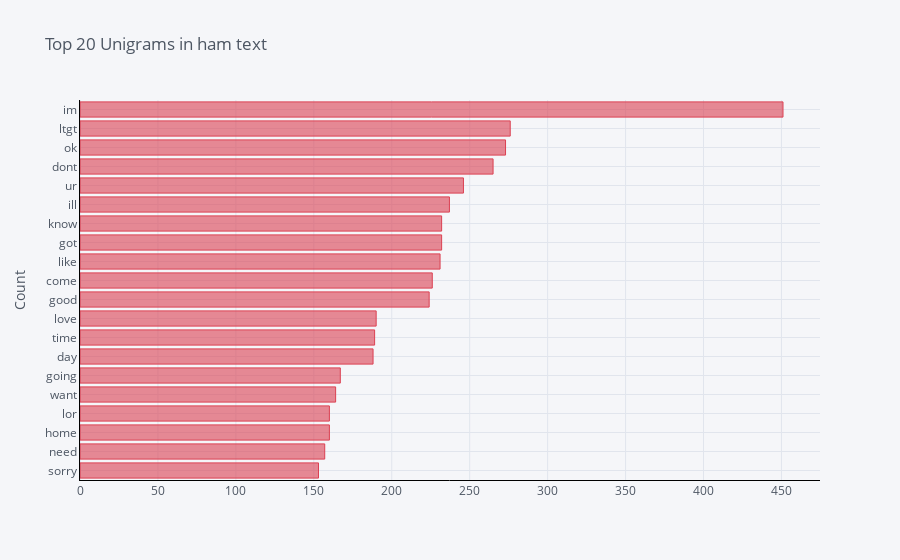

Notebook code for this chart:
### Code cell
df1 = pd.DataFrame(ham_unigrams, columns = ['message' , 'count'])
df1.groupby('message').sum()['count'].sort_values(ascending=True).iplot(
    kind='bar', yTitle='Count', linecolor='black',color='red', title='Top 20 Unigrams in ham text',orientation='h')

### Figure 1 — Plotly figure (JSON) as saved in the notebook; plotly's stock layout.template omitted (floating-point values rounded to 4 significant figures)
{"data": [{"marker": {"color": "rgba(219, 64, 82, 0.6)", "line": {"color": "rgba(219, 64, 82, 1.0)", "width": 1}}, "name": "count", "orientation": "h", "text": "", "type": "bar", "x": [153, 157, 160, 160, 164, 167, 188, 189, 190, 224, 226, 231, 232, 232, 237, 246, 265, 273, 276, 451], "y": ["sorry", "need", "home", "lor", "want", "going", "day", "time", "love", "good", "come", "like", "got", "know", "ill", "ur", "dont", "ok", "ltgt", "im"]}], "layout": {"legend": {"bgcolor": "#F5F6F9", "font": {"color": "#4D5663"}}, "paper_bgcolor": "#F5F6F9", "plot_bgcolor": "#F5F6F9", "title": {"font": {"color": "#4D5663"}, "text": "Top 20 Unigrams in ham text"}, "xaxis": {"gridcolor": "#E1E5ED", "linecolor": "black", "showgrid": true, "tickfont": {"color": "#4D5663"}, "title": {"font": {"color": "#4D5663"}, "text": ""}, "zerolinecolor": "#E1E5ED"}, "yaxis": {"gridcolor": "#E1E5ED", "linecolor": "black", "showgrid": true, "tickfont": {"color": "#4D5663"}, "title": {"font": {"color": "#4D5663"}, "text": "Count"}, "zerolinecolor": "#E1E5ED"}}}
